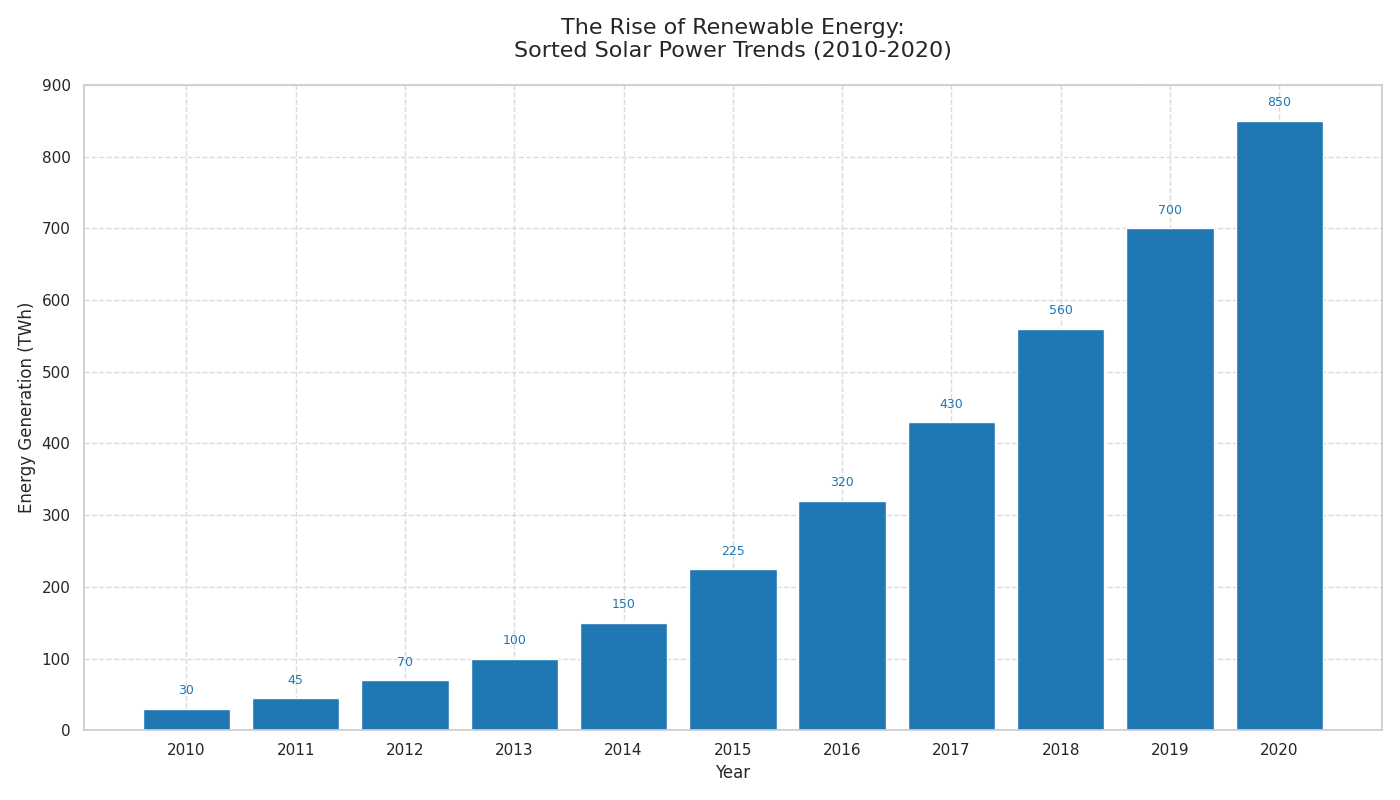

Recreate this plot in Python.
import matplotlib.pyplot as plt
import numpy as np

# Data preparation
years = np.arange(2010, 2021)
solar_power = np.array([30, 45, 70, 100, 150, 225, 320, 430, 560, 700, 850])

# Sort the data in ascending order
sorted_indices = np.argsort(solar_power)
sorted_years = years[sorted_indices]
sorted_solar_power = solar_power[sorted_indices]

fig, ax = plt.subplots(figsize=(14, 8))

# Define new color scheme
new_color = '#1f77b4'  # A common matplotlib color for a change

# Plot sorted solar power as a bar chart
ax.bar(sorted_years, sorted_solar_power, color=new_color)

# Titles and labels
ax.set_title('The Rise of Renewable Energy:\nSorted Solar Power Trends (2010-2020)', fontsize=16, pad=20)
ax.set_xlabel('Year', fontsize=12)
ax.set_ylabel('Energy Generation (TWh)', fontsize=12)

# Customize the x and y ticks
ax.set_xticks(years)
ax.set_yticks(np.arange(0, 901, 100))

# Annotate each bar with its value
for i, y_solar in enumerate(sorted_solar_power):
    ax.text(sorted_years[i], y_solar + 20, f'{y_solar}', ha='center', fontsize=9, color=new_color)

# Add gridlines
ax.grid(True, linestyle='--', alpha=0.7)

plt.tight_layout()
plt.show()
